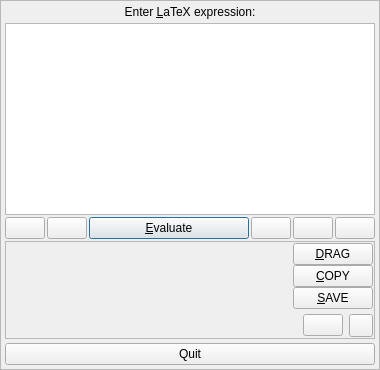
    <widget class="QFrame" name="frmMain">
     <property name="sizePolicy">
      <sizepolicy hsizetype="Preferred" vsizetype="Preferred">
       <horstretch>1</horstretch>
       <verstretch>0</verstretch>
      </sizepolicy>
     </property>
     <property name="frameShape">
      <enum>QFrame::StyledPanel</enum>
     </property>
     <property name="frameShadow">
      <enum>QFrame::Raised</enum>
     </property>
     <layout class="QVBoxLayout" name="lyt_frmMain">
      <property name="spacing">
       <number>2</number>
      </property>
      <property name="margin">
       <number>4</number>
      </property>
      <item>
       <widget class="QLabel" name="lblPromptMain">
        <property name="sizePolicy">
         <sizepolicy hsizetype="Preferred" vsizetype="Fixed">
          <horstretch>0</horstretch>
          <verstretch>0</verstretch>
         </sizepolicy>
        </property>
        <property name="text">
         <string>Enter &amp;LaTeX expression:</string>
        </property>
        <property name="alignment">
         <set>Qt::AlignCenter</set>
        </property>
        <property name="wordWrap">
         <bool>false</bool>
        </property>
        <property name="buddy">
         <cstring>txtLatex</cstring>
        </property>
       </widget>
      </item>
      <item>
       <spacer name="vspc2">
        <property name="orientation">
         <enum>Qt::Vertical</enum>
        </property>
        <property name="sizeType">
         <enum>QSizePolicy::Fixed</enum>
        </property>
        <property name="sizeHint" stdset="0">
         <size>
          <width>10</width>
          <height>2</height>
         </size>
        </property>
       </spacer>
      </item>
      <item>
       <widget class="KLFLatexEdit" name="txtLatex">
        <property name="acceptDrops">
         <bool>true</bool>
        </property>
        <property name="toolTip">
         <string>&lt;p style=&quot;white-space: pre&quot;&gt;Edit or paste LaTeX code here. Focus the editor with the &lt;strong&gt;F4&lt;/strong&gt; key.&lt;/p&gt;</string>
        </property>
        <property name="autoFormatting">
         <set>QTextEdit::AutoNone</set>
        </property>
        <property name="tabChangesFocus">
         <bool>true</bool>
        </property>
        <property name="undoRedoEnabled">
         <bool>true</bool>
        </property>
        <property name="lineWrapMode">
         <enum>QTextEdit::WidgetWidth</enum>
        </property>
        <property name="readOnly">
         <bool>false</bool>
        </property>
        <property name="acceptRichText">
         <bool>false</bool>
        </property>
       </widget>
      </item>
      <item>
       <layout class="QHBoxLayout" name="lytMiddle">
        <property name="spacing">
         <number>2</number>
        </property>
        <item>
         <widget class="QPushButton" name="btnClearLatex">
          <property name="sizePolicy">
           <sizepolicy hsizetype="Preferred" vsizetype="Preferred">
            <horstretch>0</horstretch>
            <verstretch>0</verstretch>
           </sizepolicy>
          </property>
          <property name="toolTip">
           <string comment="tooltip">Clear the above field</string>
          </property>
          <property name="whatsThis">
           <string comment="whatsthis">Clicking this button is a utility to clear the LaTeX code entry field above</string>
          </property>
          <property name="icon">
           <iconset resource="klfres.qrc">
            <normaloff>:/pics/clearedit.png</normaloff>:/pics/clearedit.png</iconset>
          </property>
         </widget>
        </item>
        <item>
         <widget class="QPushButton" name="btnClearAll">
          <property name="sizePolicy">
           <sizepolicy hsizetype="Preferred" vsizetype="Preferred">
            <horstretch>0</horstretch>
            <verstretch>0</verstretch>
           </sizepolicy>
          </property>
          <property name="toolTip">
           <string comment="tooltip">Clear the above field and set the default style</string>
          </property>
          <property name="whatsThis">
           <string comment="whatsthis">Clicking this button is a utility to clear the LaTeX code entry field above</string>
          </property>
          <property name="icon">
           <iconset resource="klfres.qrc">
            <normaloff>:/pics/clear.png</normaloff>:/pics/clear.png</iconset>
          </property>
         </widget>
        </item>
        <item>
         <widget class="QPushButton" name="btnEvaluate">
          <property name="sizePolicy">
           <sizepolicy hsizetype="Expanding" vsizetype="Preferred">
            <horstretch>0</horstretch>
            <verstretch>0</verstretch>
           </sizepolicy>
          </property>
          <property name="toolTip">
           <string comment="tooltip">&lt;p style=&quot;white-space: pre&quot;&gt;Evaluate LaTeX Expression [&lt;strong&gt;Shift-Enter&lt;/strong&gt;]&lt;/p&gt;</string>
          </property>
          <property name="whatsThis">
           <string comment="whatsthistext">Render the above &lt;i&gt;LaTeX&lt;/i&gt; formula as an image, which will be displayed in the label below.</string>
          </property>
          <property name="text">
           <string>&amp;Evaluate</string>
          </property>
          <property name="icon">
           <iconset resource="klfres.qrc">
            <normaloff>:/pics/evaluate.png</normaloff>:/pics/evaluate.png</iconset>
          </property>
          <property name="shortcut">
           <string notr="true">Shift+Return, Ctrl+Return</string>
          </property>
          <property name="default">
           <bool>true</bool>
          </property>
         </widget>
        </item>
        <item>
         <widget class="QPushButton" name="btnSymbols">
          <property name="sizePolicy">
           <sizepolicy hsizetype="Minimum" vsizetype="Preferred">
            <horstretch>0</horstretch>
            <verstretch>0</verstretch>
           </sizepolicy>
          </property>
          <property name="toolTip">
           <string comment="tooltip">&lt;p style=&quot;white-space: pre&quot;&gt;Show Latex Symbols palette  [&lt;strong&gt;F7&lt;/strong&gt;]&lt;/p&gt;</string>
          </property>
          <property name="whatsThis">
           <string comment="whatsthis text">Clicking this button opens a dialog allowing you to view and select LaTeX symbols the codes of which you may not know by heart.</string>
          </property>
          <property name="icon">
           <iconset resource="klfres.qrc">
            <normaloff>:/pics/symbols.png</normaloff>:/pics/symbols.png</iconset>
          </property>
          <property name="shortcut">
           <string>F7</string>
          </property>
          <property name="checkable">
           <bool>true</bool>
          </property>
         </widget>
        </item>
        <item>
         <widget class="QPushButton" name="btnLibrary">
          <property name="sizePolicy">
           <sizepolicy hsizetype="Minimum" vsizetype="Preferred">
            <horstretch>0</horstretch>
            <verstretch>0</verstretch>
           </sizepolicy>
          </property>
          <property name="toolTip">
           <string comment="tooltip">&lt;p style=&quot;white-space: pre&quot;&gt;Show Library [&lt;strong&gt;F8&lt;/strong&gt;]&lt;/p&gt;</string>
          </property>
          <property name="whatsThis">
           <string comment="whatsthis text">Clicking this button opens the KLatexFormula Library which includes History (previously evaluated formulas) and Archive where you can store tagged equations.</string>
          </property>
          <property name="icon">
           <iconset resource="klfres.qrc">
            <normaloff>:/pics/library.png</normaloff>:/pics/library.png</iconset>
          </property>
          <property name="shortcut">
           <string>F8</string>
          </property>
          <property name="checkable">
           <bool>true</bool>
          </property>
         </widget>
        </item>
        <item>
         <widget class="QPushButton" name="btnExpand">
          <property name="sizePolicy">
           <sizepolicy hsizetype="Minimum" vsizetype="Preferred">
            <horstretch>0</horstretch>
            <verstretch>0</verstretch>
           </sizepolicy>
          </property>
          <property name="toolTip">
           <string comment="tooltip">&lt;p style=&quot;white-space: pre&quot;&gt;Toggle shrinked/expanded mode [&lt;strong&gt;F5&lt;/strong&gt;]&lt;/p&gt;</string>
          </property>
          <property name="whatsThis">
           <string>Switches to expanded mode or back to shrinked mode. In expanded mode you get to choose more options.</string>
          </property>
          <property name="icon">
           <iconset resource="klfres.qrc">
            <normaloff>:/pics/switchexpanded.png</normaloff>:/pics/switchexpanded.png</iconset>
          </property>
          <property name="shortcut">
           <string>F5</string>
          </property>
         </widget>
        </item>
       </layout>
      </item>
      <item>
       <widget class="QFrame" name="frmOutput">
        <property name="frameShape">
         <enum>QFrame::StyledPanel</enum>
        </property>
        <property name="frameShadow">
         <enum>QFrame::Sunken</enum>
        </property>
        <layout class="QGridLayout" name="lyt_frmOutput" columnstretch="1,0">
         <property name="horizontalSpacing">
          <number>6</number>
         </property>
         <property name="verticalSpacing">
          <number>0</number>
         </property>
         <property name="margin">
          <number>1</number>
         </property>
         <item row="0" column="1">
          <widget class="QPushButton" name="btnDrag">
           <property name="text">
            <string>&amp;DRAG</string>
           </property>
          </widget>
         </item>
         <item row="1" column="1">
          <widget class="QPushButton" name="btnCopy">
           <property name="text">
            <string>&amp;COPY</string>
           </property>
           <property name="shortcut">
            <string>Alt+Y</string>
           </property>
          </widget>
         </item>
         <item row="2" column="1">
          <widget class="QPushButton" name="btnSave">
           <property name="toolTip">
            <string>Save formula to disk</string>
           </property>
           <property name="text">
            <string>&amp;SAVE</string>
           </property>
          </widget>
         </item>
         <item row="3" column="1">
          <spacer name="spcOutputButtons">
           <property name="orientation">
            <enum>Qt::Vertical</enum>
           </property>
           <property name="sizeType">
            <enum>QSizePolicy::Expanding</enum>
           </property>
           <property name="sizeHint" stdset="0">
            <size>
             <width>20</width>
             <height>5</height>
            </size>
           </property>
          </spacer>
         </item>
         <item row="0" column="0" rowspan="5">
          <widget class="KLFDisplayLabel" name="lblOutput">
           <property name="sizePolicy">
            <sizepolicy hsizetype="Expanding" vsizetype="Preferred">
             <horstretch>0</horstretch>
             <verstretch>0</verstretch>
            </sizepolicy>
           </property>
           <property name="minimumSize">
            <size>
             <width>280</width>
             <height>75</height>
            </size>
           </property>
           <property name="acceptDrops">
            <bool>true</bool>
           </property>
           <property name="toolTip">
            <string comment="tooltip">The resulting image will be displayed here</string>
           </property>
           <property name="whatsThis">
            <string comment="whatsthis">Here you can see the image you get after evaluating your LaTeX code.</string>
           </property>
           <property name="autoFillBackground">
            <bool>false</bool>
           </property>
           <property name="frameShape">
            <enum>QFrame::NoFrame</enum>
           </property>
           <property name="frameShadow">
            <enum>QFrame::Plain</enum>
           </property>
           <property name="lineWidth">
            <number>0</number>
           </property>
           <property name="midLineWidth">
            <number>0</number>
           </property>
           <property name="text">
            <string/>
           </property>
           <property name="wordWrap">
            <bool>false</bool>
           </property>
           <property name="margin">
            <number>0</number>
           </property>
           <property name="indent">
            <number>0</number>
           </property>
          </widget>
         </item>
         <item row="4" column="1">
          <widget class="QWidget" name="wForBigPreviewButton" native="true">
           <layout class="QHBoxLayout" name="lyt_wForBigPreviewButton">
            <property name="spacing">
             <number>0</number>
            </property>
            <property name="margin">
             <number>0</number>
            </property>
            <item>
             <spacer name="spcPreviewButton">
              <property name="orientation">
               <enum>Qt::Horizontal</enum>
              </property>
              <property name="sizeHint" stdset="0">
               <size>
                <width>5</width>
                <height>5</height>
               </size>
              </property>
             </spacer>
            </item>
            <item>
             <widget class="QPushButton" name="btnShowBigPreview">
              <property name="sizePolicy">
               <sizepolicy hsizetype="Fixed" vsizetype="Fixed">
                <horstretch>0</horstretch>
                <verstretch>0</verstretch>
               </sizepolicy>
              </property>
              <property name="toolTip">
               <string>&lt;p style=&quot;white-space: pre&quot;&gt;Show a larger preview [&lt;strong&gt;F2&lt;/strong&gt;]&lt;/p&gt;</string>
              </property>
              <property name="text">
               <string notr="true"/>
              </property>
              <property name="icon">
               <iconset resource="klfres.qrc">
                <normaloff>:/pics/showpreview.png</normaloff>:/pics/showpreview.png</iconset>
              </property>
             </widget>
            </item>
            <item>
             <spacer name="spcLeftExportProfile">
              <property name="orientation">
               <enum>Qt::Horizontal</enum>
              </property>
              <property name="sizeType">
               <enum>QSizePolicy::Fixed</enum>
              </property>
              <property name="sizeHint" stdset="0">
               <size>
                <width>6</width>
                <height>10</height>
               </size>
              </property>
             </spacer>
            </item>
            <item>
             <widget class="QToolButton" name="btnSetExportProfile">
              <property name="sizePolicy">
               <sizepolicy hsizetype="Fixed" vsizetype="Preferred">
                <horstretch>0</horstretch>
                <verstretch>0</verstretch>
               </sizepolicy>
              </property>
              <property name="toolTip">
               <string>&lt;p style=&quot;white-space: pre&quot;&gt;Select the export profile to use for Copy and Drag operations&lt;/p&gt;</string>
              </property>
              <property name="text">
               <string notr="true"/>
              </property>
              <property name="icon">
               <iconset resource="klfres.qrc">
                <normaloff>:/pics/exportprofile.png</normaloff>:/pics/exportprofile.png</iconset>
              </property>
             </widget>
            </item>
           </layout>
          </widget>
         </item>
        </layout>
       </widget>
      </item>
      <item>
       <spacer name="vspc">
        <property name="orientation">
         <enum>Qt::Vertical</enum>
        </property>
        <property name="sizeType">
         <enum>QSizePolicy::Fixed</enum>
        </property>
        <property name="sizeHint" stdset="0">
         <size>
          <width>10</width>
          <height>2</height>
         </size>
        </property>
       </spacer>
      </item>
      <item>
       <widget class="QPushButton" name="btnQuit">
        <property name="toolTip">
         <string comment="tooltip">&lt;p style=&quot;white-space: pre&quot;&gt;Quit KLatexFormula [&lt;strong&gt;Ctrl-Q&lt;/strong&gt;]&lt;/p&gt;</string>
        </property>
        <property name="whatsThis">
         <string comment="whatsthis">Exit KLatexFormula</string>
        </property>
        <property name="text">
         <string>Quit</string>
        </property>
        <property name="icon">
         <iconset>
          <normaloff>:/pics/closehide.png</normaloff>:/pics/closehide.png</iconset>
        </property>
       </widget>
      </item>
     </layout>
    </widget>
